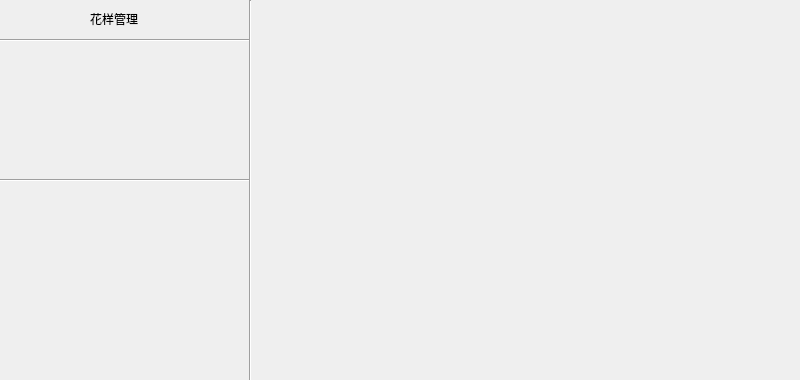
<?xml version="1.0" encoding="UTF-8"?>
<ui version="4.0">
 <class>ManageForm</class>
 <widget class="QWidget" name="ManageForm">
  <property name="geometry">
   <rect>
    <x>0</x>
    <y>0</y>
    <width>800</width>
    <height>380</height>
   </rect>
  </property>
  <property name="focusPolicy">
   <enum>Qt::NoFocus</enum>
  </property>
  <property name="windowTitle">
   <string>Form</string>
  </property>
  <property name="autoFillBackground">
   <bool>true</bool>
  </property>
  <widget class="QLabel" name="label">
   <property name="geometry">
    <rect>
     <x>90</x>
     <y>10</y>
     <width>67</width>
     <height>17</height>
    </rect>
   </property>
   <property name="text">
    <string>花样管理</string>
   </property>
  </widget>
  <widget class="Line" name="line">
   <property name="geometry">
    <rect>
     <x>0</x>
     <y>30</y>
     <width>250</width>
     <height>20</height>
    </rect>
   </property>
   <property name="orientation">
    <enum>Qt::Horizontal</enum>
   </property>
  </widget>
  <widget class="Line" name="line_2">
   <property name="geometry">
    <rect>
     <x>240</x>
     <y>0</y>
     <width>20</width>
     <height>381</height>
    </rect>
   </property>
   <property name="orientation">
    <enum>Qt::Vertical</enum>
   </property>
  </widget>
  <widget class="Line" name="line_3">
   <property name="geometry">
    <rect>
     <x>0</x>
     <y>170</y>
     <width>250</width>
     <height>20</height>
    </rect>
   </property>
   <property name="orientation">
    <enum>Qt::Horizontal</enum>
   </property>
  </widget>
  <widget class="SelectPlugin" name="widget" native="true">
   <property name="geometry">
    <rect>
     <x>50</x>
     <y>51</y>
     <width>150</width>
     <height>20</height>
    </rect>
   </property>
  </widget>
  <widget class="SelectPlugin" name="widget_2" native="true">
   <property name="geometry">
    <rect>
     <x>50</x>
     <y>74</y>
     <width>150</width>
     <height>20</height>
    </rect>
   </property>
  </widget>
  <widget class="SelectPlugin" name="widget_3" native="true">
   <property name="geometry">
    <rect>
     <x>50</x>
     <y>97</y>
     <width>150</width>
     <height>20</height>
    </rect>
   </property>
  </widget>
  <widget class="SelectPlugin" name="widget_4" native="true">
   <property name="geometry">
    <rect>
     <x>50</x>
     <y>120</y>
     <width>150</width>
     <height>20</height>
    </rect>
   </property>
  </widget>
  <widget class="SelectPlugin" name="widget_5" native="true">
   <property name="geometry">
    <rect>
     <x>50</x>
     <y>143</y>
     <width>150</width>
     <height>20</height>
    </rect>
   </property>
  </widget>
  <widget class="PaintArea" name="widget_6" native="true">
   <property name="geometry">
    <rect>
     <x>300</x>
     <y>5</y>
     <width>370</width>
     <height>370</height>
    </rect>
   </property>
   <property name="focusPolicy">
    <enum>Qt::NoFocus</enum>
   </property>
   <property name="autoFillBackground">
    <bool>true</bool>
   </property>
  </widget>
 </widget>
 <customwidgets>
  <customwidget>
   <class>SelectPlugin</class>
   <extends>QWidget</extends>
   <header location="global">selectplugin.h</header>
   <container>1</container>
  </customwidget>
  <customwidget>
   <class>PaintArea</class>
   <extends>QWidget</extends>
   <header location="global">paintarea.h</header>
   <container>1</container>
  </customwidget>
 </customwidgets>
 <resources/>
 <connections/>
</ui>
